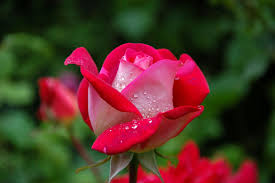
#> input picture images/flower.jpg, 275 x 183 px, found by its file name
$ python image.py
#> lines starting #> are read from the running program, lines starting #| are printed output that depends on the picture; after the words box and inside, x2 and y2 are one past the last pixel; in counts of white or black regions, pixels touching at a corner belong together
# -*- coding: utf-8 -*-
"""image.ipynb

Automatically generated by Colab.

Original file is located at
    https://colab.research.google.com/drive/1CpCziZ7etOB0FyHT_nYtHDxaVCxlFXg-
"""

from matplotlib import image
import matplotlib.pyplot as plt
import numpy as np

img = image.imread('/images/flower.jpg')
#> img is the input picture: shape (183, 275, 3); mean R, G, B 81.6, 51.4, 38.3
print(img)
#> (printed output is left out)

print(type(img))
#| <class 'numpy.ndarray'>

plt.imshow(img)

a = img.shape
#> a = (183, 275, 3)
print(a)
#| (183, 275, 3)

a = img.ndim
#> a = 3
print(a)
#| 3

a = img.size
#> a = 150975
print(a)
#| 150975

# 183, 275, 3
img1 = img[50:150, 50: 200]
plt.imshow(img1)

img2 = img[:,:, 0]
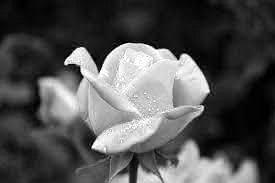
#> img2: shape (183, 275); min 0, max 255, mean 81.6
plt.imshow(img2)

a = np.vstack((img[50:150] , img[50:200]))
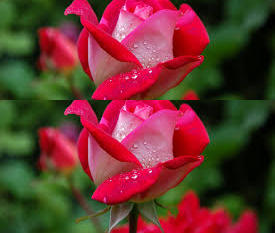
#> a: shape (233, 275, 3); mean R, G, B 103.9, 53.6, 47.6
plt.imshow(a)

a = np.hstack((img[50:150] , img[0:100]))
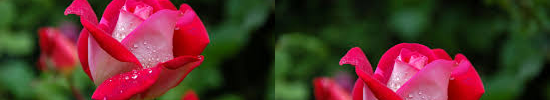
#> a: shape (100, 550, 3); mean R, G, B 89.4, 51.1, 44.2
plt.imshow(a)

from matplotlib.colors import Normalize
img1 = (img * 500)
#> img1: shape (183, 275, 3) uint16
norm = Normalize(vmin=img1.min(), vmax=img1.max())
plt.imshow(img1, cmap='gray', norm=norm)
plt.colorbar()

new  = img.copy()
new[:,4,2] = 0
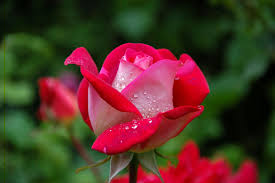
#> new: shape (183, 275, 3); 0.36% of pixels changed, all inside (x1, y1, x2, y2) = (4, 0, 5, 183)
plt.imshow(new)

img1  = np.flip(img)
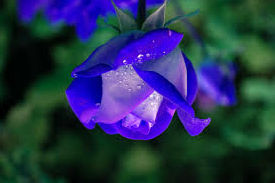
#> img1: shape (183, 275, 3); mean R, G, B 38.3, 51.4, 81.6
plt.imshow(img1)

img1  = np.flip(img, axis = 2) #rgb
plt.imshow(img1)

img1 = img[50:150,50:150]
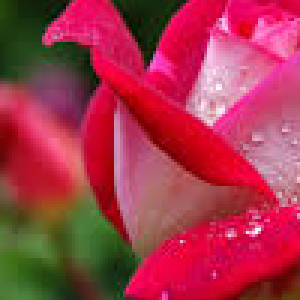
#> img1: shape (100, 100, 3) (shown 3 times larger); mean R, G, B 165.3, 54.4, 75
print(img1.size) # 100, 100, 3
#| 30000


img2 = img1.reshape(50,200,3)
#> img2: shape (50, 200, 3)
plt.imshow(img2)
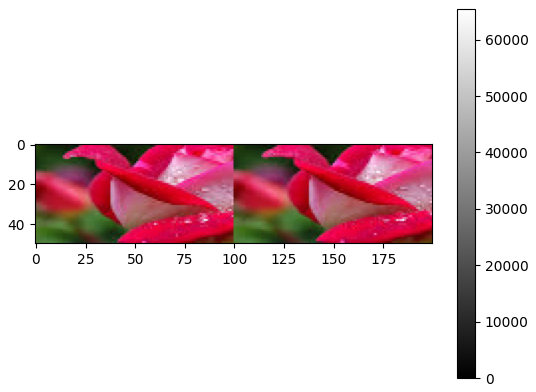
#> figure drawn by matplotlib, 2 panels; B, G, R data is drawn as R, G, B
